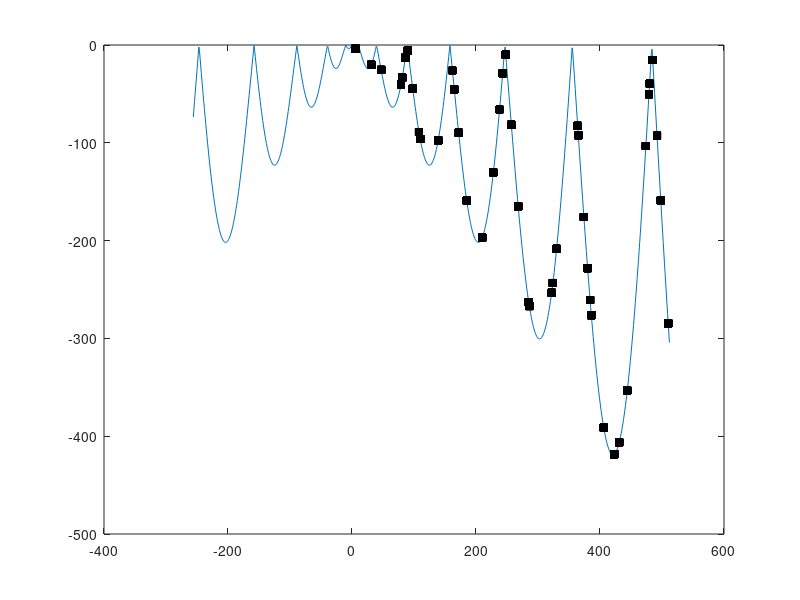

The MATLAB script that drew this image:
clear all;
close all;
clc;
disp('Processando...');
%gerando um vetor de 50 numeros randomicos
[vlrands50] = round(512*rand(1,50));
x = -256:512;
y = -abs(x.*(sin(sqrt(abs(x)))));
plot(x,y);
%loop para imprimir os valores q estao no vetor vlrands50
for i=1:max(size(vlrands50))
    hold on;            
	x = vlrands50(i);
	y = -abs(x.*(sin(sqrt(abs(x)))));
	plot(x,y,'-ro','LineWidth',0.5,...
                   'MarkerEdgeColor','r',...
                   'MarkerFaceColor','r',...
                   'MarkerSize',5);    
end;    
decimais = 0:1024;
decimais = decimais'; 
for k=1:30       
    %Achando o valor de y para cada x do vetor vlrands50
	for i=1:max(size(vlrands50))
        fxvlrands50(i) = -abs(vlrands50(i).*(sin(sqrt(abs(vlrands50(i))))));
	end;        
    %Achando a soma de fitness f(x) da populacao
	S = sum(fxvlrands50);	        
	%Achando a probabilidade
	for i=1:max(size(vlrands50))
        p(i) = fxvlrands50(i)/S;
	end;	
	%Achando a probabilidade acumulativa
	c = cumsum(p);
    
	indiv1bin = zeros(1, 10);
	indiv2bin = zeros(1, 10);
        
	nvoindiv1bin = zeros(1, 10);
	nvoindiv2bin = zeros(1, 10);
	
    nvovlrands50 = 0;    
    indiv1real = 0;
    indiv2real = 0;
 
    poselem = 0;    
    indice = 1;
    
    %Usando m�todo da roleta
    while(max(size(nvovlrands50))~=50)
        r = rand;
        if (r < c(1))
            poselem = 1;
        else
            for j=2:max(size(c))
                if(r > c(j-1)) & (r <= c(j))
                    poselem = j;
                    break;        
                end;    
            end;
        end;
        nvovlrands50(1, indice) = vlrands50(1, poselem); 
        indice = indice + 1;
    end;
    
	%gerando pares para o cruzamento
	%serah gerado um total de 25 pares
	for i=1:25
        
        poselem1 = -1;
        r = rand;
        if (r < c(1))
            %j = 1;
            poselem1 = 1;
        else
            for j=2:max(size(c))
                if(r > c(j-1)) & (r <= c(j))
                    poselem1 = j;
                    break;        
                end;    
            end;
        end;
        
        poselem2 = -1;
        r = rand;
        if (r < c(1))
            %v = 1;
            poselem2 = 1;
        else
            for v=2:max(size(c))
                if(r > c(v-1)) & (r <= c(v))
                    poselem2 = v;
                    break;        
                end;    
            end;
        end;
        
        %pegando 2 valores randomicos reais q estao no vetor vlrands50
        indiv1real = nvovlrands50(1, poselem1); 
        indiv2real = nvovlrands50(1, poselem2);   
        
        %descobrindo o indice dos valores selecionados nas linhas anteriores
        indiv1indice = find(decimais == indiv1real);    
        indiv2indice = find(decimais == indiv2real);    
        
        %subtraindo 1 de indiv1indice pq com 10 bits o maximo
        %q eu consigo eh 1023
        indiv1indice = indiv1indice - 1;
        indiv2indice = indiv2indice - 1;
        
        %gerando um binario de 10 bits para cada um dos num. gerados anteriormente
        indiv1bin = dec2bin(indiv1indice, 10);
        indiv2bin = dec2bin(indiv2indice, 10);
        
        %gerando num. randomico para saber apartir de qual posicao do 
        %numero binario serah feito o crossover.
        cortar = fix(10*rand);
                
        %fazendo o crossover e gerando 2 novos individuos
        nvoindiv1bin = [indiv1bin(1:cortar) '' indiv2bin((cortar + 1):10)];
        nvoindiv2bin = [indiv2bin(1:cortar) '' indiv1bin((cortar + 1):10)];
        
        %achando o valor em real, correspondente a um valor binario
        nvoindiv1indice = bin2dec(nvoindiv1bin);
        nvoindiv2indice = bin2dec(nvoindiv2bin);
        
        %somando 1 pq a matriz decimais vai ateh 1024 e 
        %bin2dec(nvoindiv2bin) pode retornar de 0 a 1023
        nvoindiv1indice = nvoindiv1indice + 1;
        nvoindiv2indice = nvoindiv2indice + 1;
        
        %procurando na matriz decimais qual o valor dos novos individuos
        %referentes aos indices anteriores
        nvoindiv1real = decimais(nvoindiv1indice, 1);
        nvoindiv2real = decimais(nvoindiv2indice, 1);
        
        %substituindo o valor antigo pelo novo
        nvovlrands50(1, poselem1) = nvoindiv1real;
        nvovlrands50(1, poselem2) = nvoindiv2real;
        
         
        
	end; %for i=1:25   

for i=1:max(size(vlrands50))
    hold on;            
	x = vlrands50(i);
	y = -abs(x.*(sin(sqrt(abs(x)))));
 	plot(x,y,'-rs','LineWidth',0.5,...
                   'MarkerEdgeColor','k',...
                   'MarkerFaceColor','k',...
                   'MarkerSize',5);    
end;    
end;